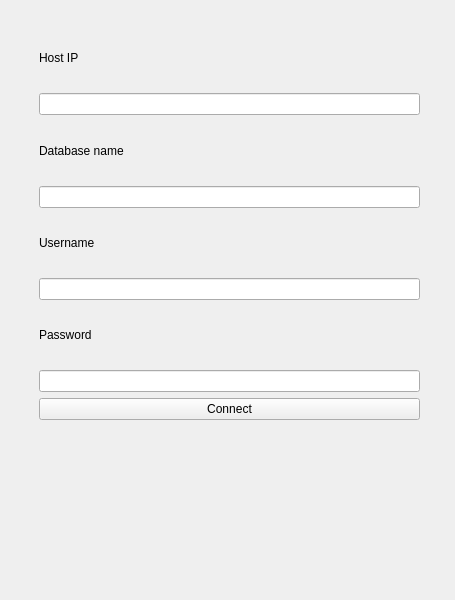
<?xml version="1.0" encoding="UTF-8"?>
<ui version="4.0">
 <class>MainWindow</class>
 <widget class="QMainWindow" name="MainWindow">
  <property name="geometry">
   <rect>
    <x>0</x>
    <y>0</y>
    <width>455</width>
    <height>600</height>
   </rect>
  </property>
  <property name="windowTitle">
   <string>MainWindow</string>
  </property>
  <widget class="QWidget" name="centralwidget">
   <widget class="QStackedWidget" name="stackedWidget">
    <property name="geometry">
     <rect>
      <x>-1</x>
      <y>-1</y>
      <width>441</width>
      <height>581</height>
     </rect>
    </property>
    <property name="currentIndex">
     <number>0</number>
    </property>
    <widget class="QWidget" name="page_1">
     <widget class="QWidget" name="layoutWidget">
      <property name="geometry">
       <rect>
        <x>40</x>
        <y>30</y>
        <width>381</width>
        <height>391</height>
       </rect>
      </property>
      <layout class="QGridLayout" name="gridLayout">
       <item row="0" column="0">
        <widget class="QLabel" name="label">
         <property name="text">
          <string>Host IP</string>
         </property>
        </widget>
       </item>
       <item row="1" column="0">
        <widget class="QLineEdit" name="le_host_name"/>
       </item>
       <item row="2" column="0">
        <widget class="QLabel" name="label_4">
         <property name="text">
          <string>Database name</string>
         </property>
        </widget>
       </item>
       <item row="3" column="0">
        <widget class="QLineEdit" name="le_databasename">
         <property name="text">
          <string/>
         </property>
        </widget>
       </item>
       <item row="4" column="0">
        <widget class="QLabel" name="label_2">
         <property name="text">
          <string>Username</string>
         </property>
        </widget>
       </item>
       <item row="5" column="0">
        <widget class="QLineEdit" name="le_user_name"/>
       </item>
       <item row="6" column="0">
        <widget class="QLabel" name="label_3">
         <property name="text">
          <string>Password</string>
         </property>
        </widget>
       </item>
       <item row="7" column="0">
        <widget class="QLineEdit" name="le_password">
         <property name="echoMode">
          <enum>QLineEdit::Password</enum>
         </property>
        </widget>
       </item>
       <item row="8" column="0">
        <widget class="QPushButton" name="btn_connect">
         <property name="text">
          <string>Connect</string>
         </property>
        </widget>
       </item>
      </layout>
     </widget>
    </widget>
    <widget class="QWidget" name="page_2">
     <widget class="QWidget" name="layoutWidget">
      <property name="geometry">
       <rect>
        <x>10</x>
        <y>20</y>
        <width>431</width>
        <height>421</height>
       </rect>
      </property>
      <layout class="QGridLayout" name="gridLayout_2">
       <item row="0" column="0">
        <widget class="QTableView" name="tableView"/>
       </item>
       <item row="1" column="0">
        <layout class="QHBoxLayout" name="horizontalLayout">
         <item>
          <widget class="QPushButton" name="btn_add">
           <property name="text">
            <string>Add</string>
           </property>
          </widget>
         </item>
         <item>
          <spacer name="horizontalSpacer">
           <property name="orientation">
            <enum>Qt::Horizontal</enum>
           </property>
           <property name="sizeHint" stdset="0">
            <size>
             <width>40</width>
             <height>20</height>
            </size>
           </property>
          </spacer>
         </item>
         <item>
          <widget class="QPushButton" name="btn_delete">
           <property name="text">
            <string>Delete</string>
           </property>
          </widget>
         </item>
        </layout>
       </item>
      </layout>
     </widget>
    </widget>
   </widget>
  </widget>
 </widget>
 <resources/>
 <connections>
  <connection>
   <sender>btn_add</sender>
   <signal>clicked()</signal>
   <receiver>MainWindow</receiver>
   <slot>add()</slot>
   <hints>
    <hint type="sourcelabel">
     <x>87</x>
     <y>415</y>
    </hint>
    <hint type="destinationlabel">
     <x>487</x>
     <y>451</y>
    </hint>
   </hints>
  </connection>
  <connection>
   <sender>btn_delete</sender>
   <signal>clicked()</signal>
   <receiver>MainWindow</receiver>
   <slot>delete_element()</slot>
   <hints>
    <hint type="sourcelabel">
     <x>432</x>
     <y>415</y>
    </hint>
    <hint type="destinationlabel">
     <x>487</x>
     <y>425</y>
    </hint>
   </hints>
  </connection>
  <connection>
   <sender>btn_connect</sender>
   <signal>clicked()</signal>
   <receiver>MainWindow</receiver>
   <slot>connect()</slot>
   <hints>
    <hint type="sourcelabel">
     <x>225</x>
     <y>278</y>
    </hint>
    <hint type="destinationlabel">
     <x>487</x>
     <y>320</y>
    </hint>
   </hints>
  </connection>
 </connections>
 <slots>
  <slot>connect()</slot>
  <slot>add()</slot>
  <slot>delete_element()</slot>
 </slots>
</ui>
